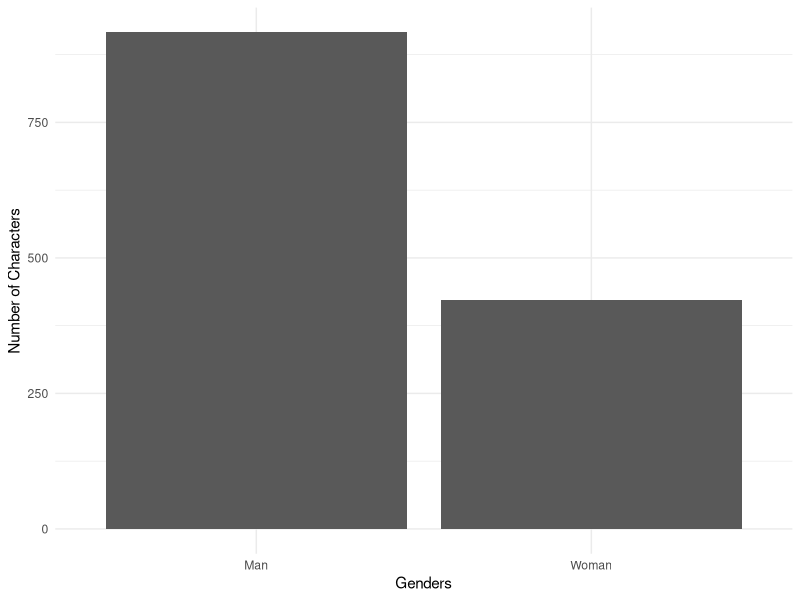
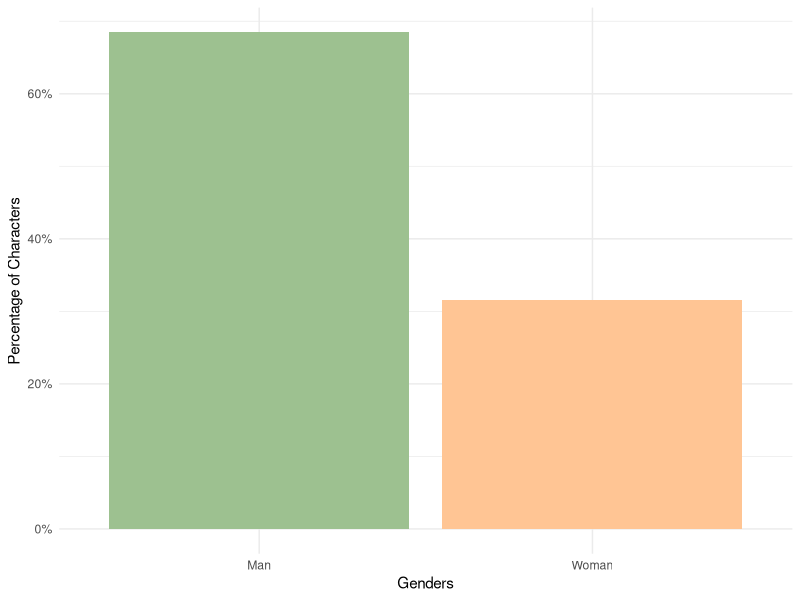
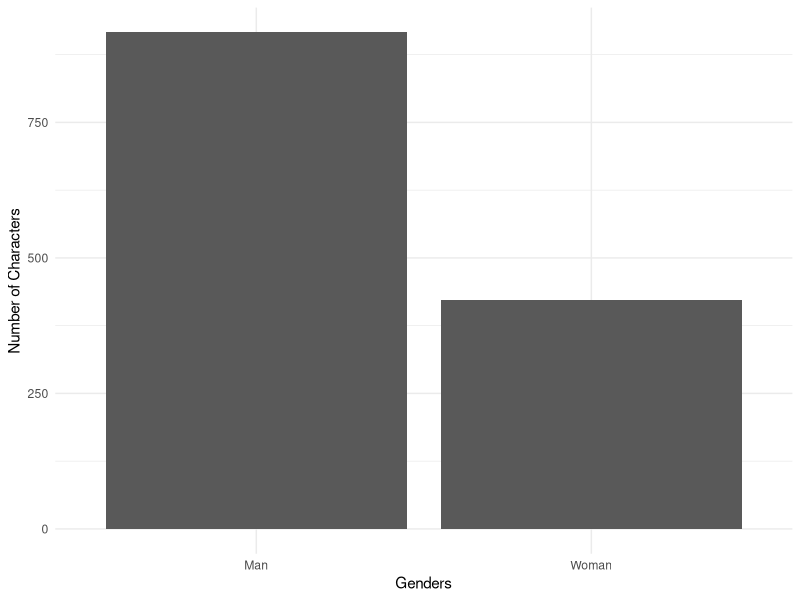
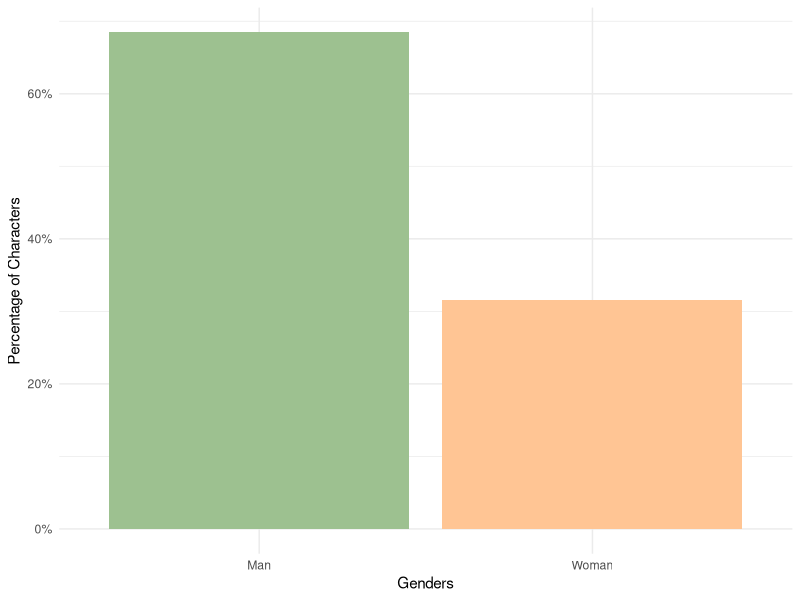

Reproduce these figures in R, in order.
library(tidyverse)
library(readr)
library(ggplot2)
library(stringr)

#loading data csv: this is the original, small sample, only with fictional characters
#who originaly had gender labels
character_list <- read_csv("dictionary_fictional_characters_gender.csv")

#data filtered so only man and woman in the data,
#as well as variation of labels reduced and NA values discarded
#filtered for only genders
#characters are made sure to only appear once in the list
filtered_gender <- character_list|>
  mutate(gender = case_when(gender == 'Boy' ~ 'Man',
                            gender == 'Female' ~'Woman',
                            gender == 'Girl'~ 'Woman',
                            gender == 'Woman'~ 'Woman',
                            gender == 'Man'~ 'Man',
                            gender == 'Male'~ 'Man',
                            TRUE~ NA)) |>
  na.omit() |>
  filter(gender == 'Man'| gender== 'Woman') |>
  unique() 
  
#number of man and woman plotted with bars side by side
ggplot(data = filtered_gender) + 
  aes(x = gender)+
  geom_bar()+
  xlab('Genders') +
  ylab('Number of Characters')+
  theme_minimal()

ggsave('character_bar.pdf')

#percentage of characters in bar graphs divided into woman and man
ggplot(data = filtered_gender) +
  aes(x= gender, fill = gender)+
  geom_bar(aes(y = after_stat(count / sum(count)))) +
  scale_y_continuous(labels = scales::percent)+
  xlab('Genders') +
  ylab('Percentage of Characters')+
  theme_minimal() +
  scale_fill_manual(values = c('#9dc190','#ffc594'))+
  theme(legend.position = "none")
  
ggsave('ratio_gender.pdf')

